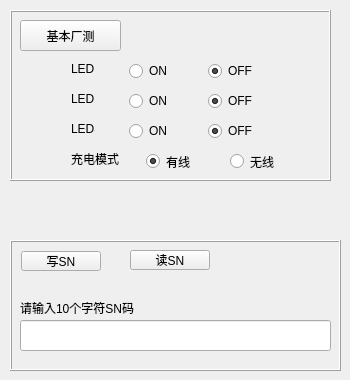
     <widget class="QWidget" name="chgboxTab">
      <attribute name="title">
       <string>充电仓</string>
      </attribute>
      <widget class="QFrame" name="frame_8">
       <property name="geometry">
        <rect>
         <x>10</x>
         <y>240</y>
         <width>331</width>
         <height>131</height>
        </rect>
       </property>
       <property name="frameShape">
        <enum>QFrame::Box</enum>
       </property>
       <property name="frameShadow">
        <enum>QFrame::Raised</enum>
       </property>
       <widget class="QLineEdit" name="chgbox_SN_edit">
        <property name="geometry">
         <rect>
          <x>10</x>
          <y>80</y>
          <width>311</width>
          <height>31</height>
         </rect>
        </property>
       </widget>
       <widget class="QLabel" name="label_6">
        <property name="geometry">
         <rect>
          <x>10</x>
          <y>60</y>
          <width>114</width>
          <height>16</height>
         </rect>
        </property>
        <property name="frameShape">
         <enum>QFrame::NoFrame</enum>
        </property>
        <property name="text">
         <string>请输入10个字符SN码:</string>
        </property>
       </widget>
       <widget class="QPushButton" name="chgbox_wSN_btn">
        <property name="geometry">
         <rect>
          <x>11</x>
          <y>11</y>
          <width>80</width>
          <height>20</height>
         </rect>
        </property>
        <property name="text">
         <string>写SN</string>
        </property>
       </widget>
       <widget class="QPushButton" name="chbox_r_sn_btn">
        <property name="geometry">
         <rect>
          <x>120</x>
          <y>10</y>
          <width>80</width>
          <height>20</height>
         </rect>
        </property>
        <property name="text">
         <string>读SN</string>
        </property>
       </widget>
      </widget>
      <widget class="QFrame" name="frame_7">
       <property name="geometry">
        <rect>
         <x>10</x>
         <y>10</y>
         <width>321</width>
         <height>171</height>
        </rect>
       </property>
       <property name="frameShape">
        <enum>QFrame::Box</enum>
       </property>
       <property name="frameShadow">
        <enum>QFrame::Raised</enum>
       </property>
       <property name="midLineWidth">
        <number>0</number>
       </property>
       <widget class="QPushButton" name="chgbox_basic_FT_btn">
        <property name="geometry">
         <rect>
          <x>10</x>
          <y>10</y>
          <width>101</width>
          <height>31</height>
         </rect>
        </property>
        <property name="text">
         <string>基本厂测</string>
        </property>
       </widget>
       <widget class="QLabel" name="led1Lbl">
        <property name="geometry">
         <rect>
          <x>61</x>
          <y>51</y>
          <width>24</width>
          <height>16</height>
         </rect>
        </property>
        <property name="text">
         <string>LED1</string>
        </property>
       </widget>
       <widget class="QLabel" name="led2Lbl">
        <property name="geometry">
         <rect>
          <x>61</x>
          <y>81</y>
          <width>24</width>
          <height>16</height>
         </rect>
        </property>
        <property name="text">
         <string>LED2</string>
        </property>
       </widget>
       <widget class="QWidget" name="layoutWidget1">
        <property name="geometry">
         <rect>
          <x>119</x>
          <y>51</y>
          <width>151</width>
          <height>20</height>
         </rect>
        </property>
        <layout class="QHBoxLayout" name="horizontalLayout">
         <item>
          <widget class="QRadioButton" name="led1_on_rbtn">
           <property name="text">
            <string>ON</string>
           </property>
          </widget>
         </item>
         <item>
          <widget class="QRadioButton" name="led1_off_rbtn">
           <property name="text">
            <string>OFF</string>
           </property>
           <property name="checked">
            <bool>true</bool>
           </property>
          </widget>
         </item>
        </layout>
       </widget>
       <widget class="QWidget" name="layoutWidget2">
        <property name="geometry">
         <rect>
          <x>119</x>
          <y>81</y>
          <width>151</width>
          <height>20</height>
         </rect>
        </property>
        <layout class="QHBoxLayout" name="horizontalLayout_2">
         <item>
          <widget class="QRadioButton" name="led2_on_rbtn">
           <property name="text">
            <string>ON</string>
           </property>
          </widget>
         </item>
         <item>
          <widget class="QRadioButton" name="led2_off_rbtn">
           <property name="text">
            <string>OFF</string>
           </property>
           <property name="checked">
            <bool>true</bool>
           </property>
          </widget>
         </item>
        </layout>
       </widget>
       <widget class="QLabel" name="led4Lbl">
        <property name="geometry">
         <rect>
          <x>61</x>
          <y>141</y>
          <width>48</width>
          <height>16</height>
         </rect>
        </property>
        <property name="text">
         <string>充电模式</string>
        </property>
       </widget>
       <widget class="QWidget" name="layoutWidget3">
        <property name="geometry">
         <rect>
          <x>136</x>
          <y>141</y>
          <width>161</width>
          <height>21</height>
         </rect>
        </property>
        <layout class="QHBoxLayout" name="horizontalLayout_4">
         <item>
          <widget class="QRadioButton" name="chg_mode_wire_rbtn">
           <property name="text">
            <string>有线</string>
           </property>
           <property name="checked">
            <bool>true</bool>
           </property>
          </widget>
         </item>
         <item>
          <widget class="QRadioButton" name="chg_mode_wireless_rbtn">
           <property name="text">
            <string>无线</string>
           </property>
           <property name="checked">
            <bool>false</bool>
           </property>
          </widget>
         </item>
        </layout>
       </widget>
       <widget class="QLabel" name="led3Lbl">
        <property name="geometry">
         <rect>
          <x>61</x>
          <y>111</y>
          <width>24</width>
          <height>16</height>
         </rect>
        </property>
        <property name="text">
         <string>LED3</string>
        </property>
       </widget>
       <widget class="QWidget" name="layoutWidget4">
        <property name="geometry">
         <rect>
          <x>119</x>
          <y>111</y>
          <width>151</width>
          <height>20</height>
         </rect>
        </property>
        <layout class="QHBoxLayout" name="horizontalLayout_3">
         <item>
          <widget class="QRadioButton" name="led3_on_rbtn">
           <property name="text">
            <string>ON</string>
           </property>
          </widget>
         </item>
         <item>
          <widget class="QRadioButton" name="led3_off_rbtn">
           <property name="text">
            <string>OFF</string>
           </property>
           <property name="checked">
            <bool>true</bool>
           </property>
          </widget>
         </item>
        </layout>
       </widget>
      </widget>
     </widget>
